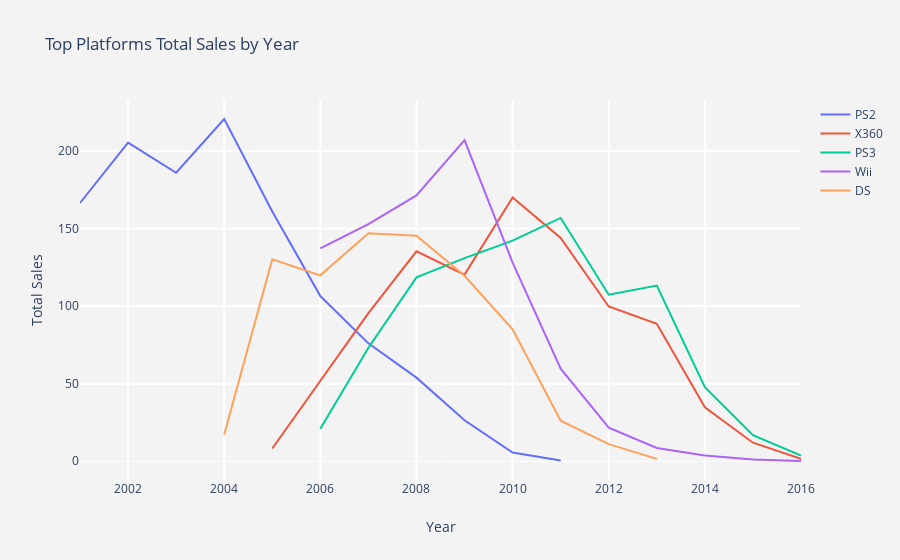

The notebook cell saved with this chart:
### Markdown cell above
I just realized that this type of graph isn't particularly useful for the problem we have, I will switch to a line graph since it is better to observe a trend.

### Code cell
def double_groupby_line(df, g1, g2, target, value):
    temp = df.groupby([g1, g2])[target].sum().reset_index()
    tracer = go.Scatter(x = temp[temp[g1] == value][g2],
                        y = temp[temp[g1] == value][target],
                        name = value, mode = 'lines',
                        marker = dict(line = dict(width = 1)), # color = 'red'),
                        text = '(year, sales)',
                        connectgaps=True
                       )
    return tracer

trace1  = double_groupby_line(game2, 'platform', 'year_of_release', 'total_sales', pop_plats[0])
trace2  = double_groupby_line(game2, 'platform', 'year_of_release', 'total_sales', pop_plats[1])
trace3  = double_groupby_line(game2, 'platform', 'year_of_release', 'total_sales', pop_plats[2])
trace4  = double_groupby_line(game2, 'platform', 'year_of_release', 'total_sales', pop_plats[3])
trace5  = double_groupby_line(game2, 'platform', 'year_of_release', 'total_sales', pop_plats[4])
layout = layout_plot('Top Platforms Total Sales by Year','Year','Total Sales')
data   = [trace1,trace2,trace3,trace4,trace5]
fig    = go.Figure(data=data, layout=layout)
py.iplot(fig)

### Figure 1 — Plotly figure (JSON) as saved in the notebook; plotly's stock layout.template omitted (floating-point values rounded to 4 significant figures)
{"data": [{"connectgaps": true, "marker": {"line": {"width": 1}}, "mode": "lines", "name": "PS2", "text": "(year, sales)", "type": "scatter", "x": [2001, 2002, 2003, 2004, 2005, 2006, 2007, 2008, 2009, 2010, 2011], "y": [166.4, 205.4, 185.9, 220.5, 161.0, 106.5, 75.99, 53.9, 26.4, 5.64, 0.45]}, {"connectgaps": true, "marker": {"line": {"width": 1}}, "mode": "lines", "name": "X360", "text": "(year, sales)", "type": "scatter", "x": [2005, 2006, 2007, 2008, 2009, 2010, 2011, 2012, 2013, 2014, 2015, 2016], "y": [8.25, 51.62, 95.42, 135.3, 120.3, 170.0, 143.9, 99.74, 88.58, 34.74, 11.96, 1.52]}, {"connectgaps": true, "marker": {"line": {"width": 1}}, "mode": "lines", "name": "PS3", "text": "(year, sales)", "type": "scatter", "x": [2006, 2007, 2008, 2009, 2010, 2011, 2012, 2013, 2014, 2015, 2016], "y": [20.96, 73.19, 118.5, 130.9, 142.2, 156.8, 107.4, 113.2, 47.76, 16.82, 3.6]}, {"connectgaps": true, "marker": {"line": {"width": 1}}, "mode": "lines", "name": "Wii", "text": "(year, sales)", "type": "scatter", "x": [2006, 2007, 2008, 2009, 2010, 2011, 2012, 2013, 2014, 2015, 2016], "y": [137.1, 152.8, 171.3, 207.0, 128.0, 59.65, 21.71, 8.59, 3.75, 1.14, 0.18]}, {"connectgaps": true, "marker": {"line": {"width": 1}}, "mode": "lines", "name": "DS", "text": "(year, sales)", "type": "scatter", "x": [2004, 2005, 2006, 2007, 2008, 2009, 2010, 2011, 2012, 2013], "y": [17.27, 130.1, 119.8, 146.9, 145.3, 119.5, 85.02, 26.18, 11.01, 1.54]}], "layout": {"paper_bgcolor": "rgb(243,243,243)", "plot_bgcolor": "rgb(243,243,243)", "title": {"text": "Top Platforms Total Sales by Year"}, "xaxis": {"gridcolor": "rgb(255,255,255)", "gridwidth": 2, "ticklen": 5, "title": {"text": "Year"}, "zerolinewidth": 1}, "yaxis": {"gridcolor": "rgb(255,255,255)", "gridwidth": 2, "ticklen": 5, "title": {"text": "Total Sales"}, "zerolinewidth": 1}}}
